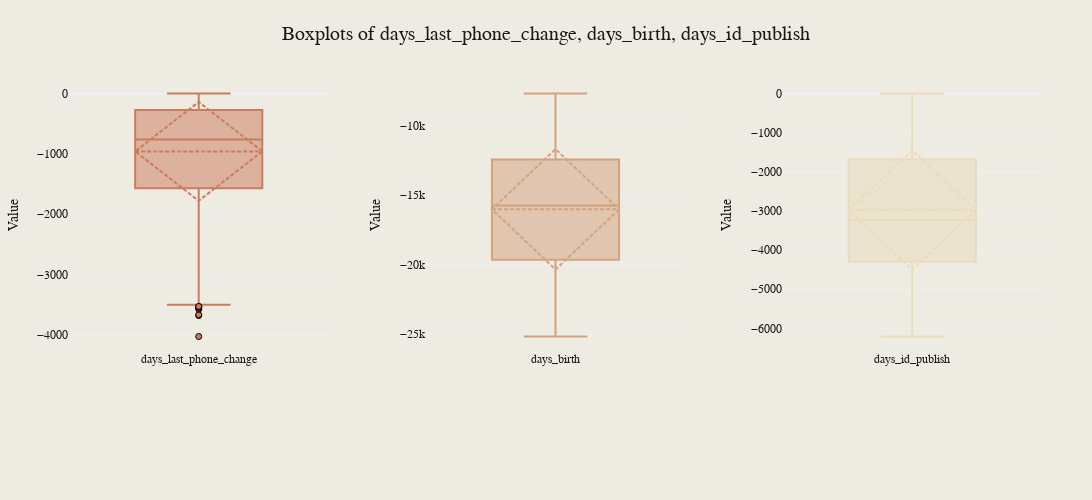

Write notebook code for a chart like this one.
### Markdown cell above
Both `amt_annuity` and `amt_goods_price` show a significant number of outliers, especially at the higher ends of their respective distributions.

Finally, we will check for outliers in our last subset of features, `numerical_features_timing_history`.

### Code cell
plot_combined_boxplots(
    pd_application_train,
    numerical_features_timing_history,
    save_path="../images/box_plots_numerical_features_timing_history.png",
)

### Figure 1 — Plotly figure (JSON) as saved in the notebook; plotly's stock layout.template omitted (floating-point values rounded to 4 significant figures; data arrays with more than 128 entries replaced by an {"elided": "..."} marker saying what was removed)
{"data": [{"boxmean": "sd", "marker": {"color": "#CC7B5C", "line": {"color": "#000000", "width": 1}}, "showlegend": false, "type": "box", "xaxis": "x", "y": {"elided": "10000 int values"}, "yaxis": "y"}, {"boxmean": "sd", "marker": {"color": "#D4A27F", "line": {"color": "#000000", "width": 1}}, "showlegend": false, "type": "box", "xaxis": "x2", "y": {"elided": "10000 int values"}, "yaxis": "y2"}, {"boxmean": "sd", "marker": {"color": "#EBDBBC", "line": {"color": "#000000", "width": 1}}, "showlegend": false, "type": "box", "xaxis": "x3", "y": {"elided": "10000 int values"}, "yaxis": "y3"}], "layout": {"font": {"color": "#191919", "family": "Styrene A", "size": 12}, "height": 500, "margin": {"b": 150, "l": 50, "r": 50, "t": 80}, "paper_bgcolor": "#EEECE2", "plot_bgcolor": "#EEECE2", "showlegend": false, "title": {"font": {"color": "#191919", "family": "Styrene B", "size": 20}, "text": "Boxplots of days_last_phone_change, days_birth, days_id_publish", "x": 0.5}, "width": 1200, "xaxis": {"anchor": "y", "domain": [0, 0.2667], "showticklabels": true, "tickfont": {"color": "#191919", "family": "Styrene A", "size": 12}, "ticktext": ["days_last_phone_change"], "tickvals": [0], "title": {"font": {"color": "#191919", "family": "Styrene A", "size": 14}}}, "xaxis2": {"anchor": "y2", "domain": [0.3667, 0.6333], "showticklabels": true, "tickfont": {"color": "#191919", "family": "Styrene A", "size": 12}, "ticktext": ["days_birth"], "tickvals": [0], "title": {"font": {"color": "#191919", "family": "Styrene A", "size": 14}}}, "xaxis3": {"anchor": "y3", "domain": [0.7333, 1], "showticklabels": true, "tickfont": {"color": "#191919", "family": "Styrene A", "size": 12}, "ticktext": ["days_id_publish"], "tickvals": [0], "title": {"font": {"color": "#191919", "family": "Styrene A", "size": 14}}}, "yaxis": {"anchor": "x", "domain": [0, 1], "tickfont": {"color": "#191919", "family": "Styrene A", "size": 12}, "title": {"font": {"color": "#191919", "family": "Styrene A", "size": 14}, "text": "Value"}}, "yaxis2": {"anchor": "x2", "domain": [0, 1], "tickfont": {"color": "#191919", "family": "Styrene A", "size": 12}, "title": {"font": {"color": "#191919", "family": "Styrene A", "size": 14}, "text": "Value"}}, "yaxis3": {"anchor": "x3", "domain": [0, 1], "tickfont": {"color": "#191919", "family": "Styrene A", "size": 12}, "title": {"font": {"color": "#191919", "family": "Styrene A", "size": 14}, "text": "Value"}}}}
